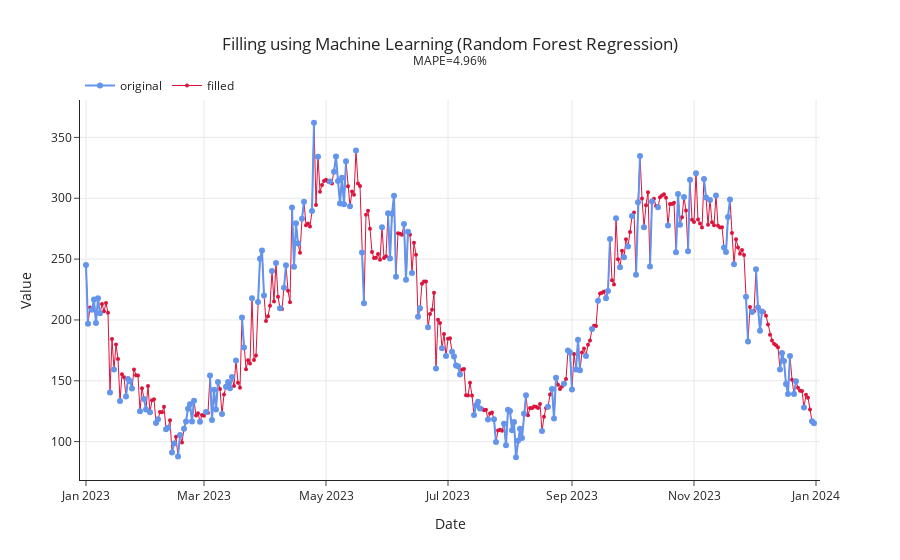

Here is the notebook cell this chart was saved with:
### Code cell
### Plot data ----
score_algorithmic_1: float = mape(data_algorithmic_1["Value"], data_algorithmic_1["Fill"]) * 100
plot_data(
    data=data_algorithmic_1,
    date_col="Date",
    missing_col="Missing",
    fill_col="Fill",
    title="Filling using Machine Learning (Random Forest Regression)",
    subtitle=f"MAPE={score_algorithmic_1:.2f}%",
    output_file="./images/06_filling_using_machine_learning_1.html",
)

### Figure 1 — Plotly figure (JSON) as saved in the notebook; plotly's stock layout.template omitted (floating-point values rounded to 4 significant figures; data arrays with more than 128 entries replaced by an {"elided": "..."} marker saying what was removed)
{"data": [{"hovertemplate": "<extra></extra>", "legendgroup": "", "line": {"color": "#1F77B4", "dash": "solid"}, "marker": {"symbol": "circle"}, "mode": "lines", "name": "", "orientation": "v", "showlegend": false, "type": "scatter", "xaxis": "x", "yaxis": "y"}, {"line": {"color": "crimson", "width": 1}, "marker": {"size": 4}, "mode": "lines+markers", "name": "filled", "type": "scatter", "x": {"elided": "365 str values"}, "y": {"elided": "365 float values"}}, {"line": {"color": "cornflowerblue"}, "mode": "lines+markers", "name": "original", "type": "scatter", "x": {"elided": "365 str values"}, "y": {"elided": "365 float values"}}], "layout": {"legend": {"orientation": "h", "tracegroupgap": 0, "traceorder": "reversed", "x": 0, "xanchor": "left", "y": 1, "yanchor": "bottom"}, "title": {"text": "Filling using Machine Learning (Random Forest Regression)<br><sup>MAPE=4.96%</sup>", "x": 0.5, "xanchor": "center", "yanchor": "top"}, "xaxis": {"anchor": "y", "domain": [0, 1], "range": ["2022-12-29T00:00:00", "2024-01-03T00:00:00"], "title": {"text": "Date"}}, "yaxis": {"anchor": "x", "domain": [0, 1], "title": {"text": "Value"}}}}
